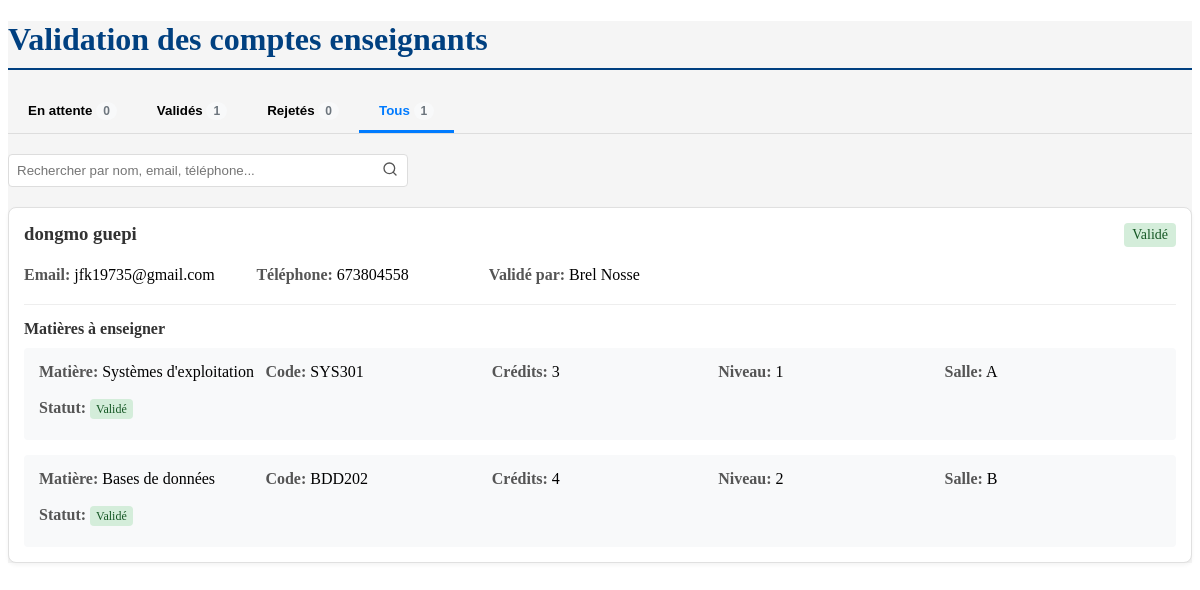
Page /ad/views/teacher_validation.php?status=all (signed in) on the committed database.
### tables this page shows
CREATE TABLE IF NOT EXISTS `teacher_details` (
  `id` int NOT NULL AUTO_INCREMENT,
  `user_id` int NOT NULL,
  `status` enum('pending','approved','rejected') NOT NULL DEFAULT 'pending',
  `rejection_reason` text,
  `validated_by` int DEFAULT NULL,
  `validated_at` datetime DEFAULT NULL,
  `created_at` datetime NOT NULL,
  `updated_at` datetime DEFAULT NULL,
  PRIMARY KEY (`id`),
  KEY `user_id` (`user_id`),
  KEY `fk_teacher_validated_by` (`validated_by`),
  KEY `idx_teacher_status` (`status`),
  CONSTRAINT `fk_teacher_validated_by` FOREIGN KEY (`validated_by`) REFERENCES `users` (`id`) ON DELETE SET NULL,
  CONSTRAINT `teacher_details_ibfk_1` FOREIGN KEY (`user_id`) REFERENCES `users` (`id`) ON DELETE CASCADE
);

CREATE TABLE IF NOT EXISTS `users` (
  `id` int NOT NULL AUTO_INCREMENT,
  `firstname` varchar(100) NOT NULL,
  `lastname` varchar(100) NOT NULL,
  `email` varchar(255) NOT NULL,
  `phone` varchar(20) NOT NULL,
  `password` varchar(255) NOT NULL,
  `user_type` enum('student','teacher','admin') NOT NULL,
  `created_at` datetime NOT NULL,
  `updated_at` datetime DEFAULT NULL,
  `last_login` datetime DEFAULT NULL,
  PRIMARY KEY (`id`),
  UNIQUE KEY `email` (`email`),
  UNIQUE KEY `phone` (`phone`),
  KEY `idx_users_email` (`email`),
  KEY `idx_users_phone` (`phone`),
  KEY `idx_users_user_type` (`user_type`)
);

CREATE TABLE IF NOT EXISTS `matieres_enseignees` (
  `id` int NOT NULL AUTO_INCREMENT,
  `id_enseignant` int NOT NULL COMMENT 'ID de l''enseignant',
  `niveau` varchar(10) NOT NULL COMMENT 'Niveau (1, 2, etc.)',
  `salle` varchar(10) NOT NULL COMMENT 'Salle (A, B, C, D)',
  `notes` text COMMENT 'Notes complémentaires',
  `matiere` varchar(100) NOT NULL COMMENT 'Nom de la matière enseignée',
  `identifiant_bloc` varchar(50) NOT NULL COMMENT 'Identifiant unique du bloc',
  `status` enum('pending','approved','rejected') DEFAULT 'pending',
  `date_creation` datetime NOT NULL DEFAULT CURRENT_TIMESTAMP COMMENT 'Date de création de l''enregistrement',
  `date_modification` datetime DEFAULT NULL ON UPDATE CURRENT_TIMESTAMP COMMENT 'Date de dernière modification',
  PRIMARY KEY (`id`),
  UNIQUE KEY `uk_matiere_enseignee` (`id_enseignant`,`niveau`,`salle`),
  KEY `idx_niveau_salle` (`niveau`,`salle`),
  KEY `idx_enseignant` (`id_enseignant`)
);

CREATE TABLE IF NOT EXISTS `matieres` (
  `id` int NOT NULL AUTO_INCREMENT,
  `libelle` varchar(255) NOT NULL,
  `code` varchar(50) NOT NULL,
  `credit` int NOT NULL,
  `niveau` varchar(255) NOT NULL,
  `created_at` timestamp NULL DEFAULT CURRENT_TIMESTAMP,
  `updated_at` timestamp NULL DEFAULT CURRENT_TIMESTAMP ON UPDATE CURRENT_TIMESTAMP,
  `coefficient` int DEFAULT '1',
  PRIMARY KEY (`id`) USING BTREE,
  UNIQUE KEY `code` (`code`) USING BTREE
);

### ad/controllers/teacher_validation_controller.php (called while the page is built, shortened)
<?php
require_once __DIR__ . '/../../shared/models/user_model.php';
function getTeacherSubjects($teacherId) {
    global $pdo;
    try {
        $sql = "SELECT me.*, m.libelle as matiere_libelle, m.code as matiere_code, m.credit, m.niveau as niveau_matiere
                FROM matieres_enseignees me
                LEFT JOIN matieres m ON me.matiere = m.libelle OR me.matiere = m.code
                WHERE me.id_enseignant = ?";
        $stmt = $pdo->prepare($sql);
        $stmt->execute([$teacherId]);
        return $stmt->fetchAll(PDO::FETCH_ASSOC);
    } catch (PDOException $e) {
        error_log('Erreur lors de la récupération des matières enseignées: ' . $e->getMessage());
        return [];
    }
}
function getFilteredTeachers($department, $adminRole, $status = 'pending', $searchTerm = '') {
    global $pdo;
    try {
        $sql = "SELECT
                    u.id,
                    u.firstname,
                    u.lastname,
                    u.email,
                    u.phone,
                    MAX(me.status) as status,
                    MAX(td.rejection_reason) as rejection_reason,
                    td.id as teacher_detail_id,
                    MAX(CONCAT(a.firstname, ' ', a.lastname)) as validator_name
                FROM users u
                JOIN teacher_details td ON u.id = td.user_id
                JOIN matieres_enseignees me ON u.id = me.id_enseignant
                LEFT JOIN users a ON td.validated_by = a.id
                WHERE 1=1";
        $params = [];
        $sql .= " GROUP BY     u.id, u.firstname, u.lastname, u.email, u.phone, td.id";
        $sql .= " ORDER BY u.created_at DESC";
        $stmt = $pdo->prepare($sql);
        $stmt->execute($params);
        return $stmt->fetchAll(PDO::FETCH_ASSOC);
    } catch (PDOException $e) {
        error_log('Erreur lors de la récupération des enseignants filtrés: ' . $e->getMessage());
        error_log('Requête SQL: ' . $sql);
        return $e->getMessage();
    }
}
function countTeachersByStatus($department, $adminRole, $status = 'pending', $searchTerm = '') {
    global $pdo;
    try {
        $sql = "SELECT COUNT(DISTINCT u.id)
                FROM users u
                JOIN teacher_details td ON u.id = td.user_id
                JOIN matieres_enseignees me ON u.id = me.id_enseignant
                WHERE 1=1";
        $params = [];
        if ($status !== 'all') {
            $sql .= " AND me.status = ?";
            $params[] = $status;
        }
        $stmt = $pdo->prepare($sql);
        $stmt->execute($params);
        return $stmt->fetchColumn();
    } catch (PDOException $e) {
        error_log('Erreur lors du comptage des enseignants: ' . $e->getMessage());
        return 0;
    }
}
?>

### ad/views/teacher_validation.php (the view, shortened to what this page needs)
<?php
require_once __DIR__ . '/../init_ad.php';
require_once __DIR__ . '/../controllers/teacher_validation_controller.php';
$adminRole = $_SESSION['admin_role'] ?? '';
$department = $_SESSION['admin_department'] ?? '';
$statusFilter = $_GET['status'] ?? 'pending';
$searchTerm = $_GET['search'] ?? '';
$teachers = getFilteredTeachers($department, $adminRole, $statusFilter, $searchTerm);
$pageTitle = 'Validation des comptes enseignants';
?>
<!DOCTYPE html>
<html lang="fr">
<head>
    <link rel="stylesheet" href="../assets/css/authentication.css">
</head>
<body>
    <div class="container">
        <h1><?= $pageTitle ?></h1>
        <div class="tab-buttons">
            <button class="tab-button <?= $statusFilter === 'pending' ? 'active' : '' ?>"
                    onclick="window.location.href='?status=pending<?= $searchTerm ? '&search='.$searchTerm : '' ?>'">
                En attente <span class="badge"><?= countTeachersByStatus($department, $adminRole, 'pending', $searchTerm) ?></span>
            </button>
            <button class="tab-button <?= $statusFilter === 'approved' ? 'active' : '' ?>"
                    onclick="window.location.href='?status=approved<?= $searchTerm ? '&search='.$searchTerm : '' ?>'">
                Validés <span class="badge"><?= countTeachersByStatus($department, $adminRole, 'approved', $searchTerm) ?></span>
            </button>
            <button class="tab-button <?= $statusFilter === 'rejected' ? 'active' : '' ?>"
                    onclick="window.location.href='?status=rejected<?= $searchTerm ? '&search='.$searchTerm : '' ?>'">
                Rejetés <span class="badge"><?= countTeachersByStatus($department, $adminRole, 'rejected', $searchTerm) ?></span>
            </button>
            <button class="tab-button <?= $statusFilter === 'all' ? 'active' : '' ?>"
                    onclick="window.location.href='?status=all<?= $searchTerm ? '&search='.$searchTerm : '' ?>'">
                Tous <span class="badge"><?= countTeachersByStatus($department, $adminRole, 'all', $searchTerm) ?></span>
            </button>
        </div>
        <div class="filters">
            <form id="search-form" action="" method="get" class="search-box">
                <input type="text" name="search" id="search-input" placeholder="Rechercher par nom, email, téléphone..." value="<?= htmlspecialchars($searchTerm) ?>" autocomplete="off">
                <button type="submit">
                    <svg class="search-icon" xmlns="http://www.w3.org/2000/svg" viewBox="0 0 24 24" fill="none" stroke="currentColor" stroke-width="2" stroke-linecap="round" stroke-linejoin="round">
                        <circle cx="11" cy="11" r="8"></circle>
                        <line x1="21" y1="21" x2="16.65" y2="16.65"></line>
                    </svg>
                </button>
            </form>
        </div>
        <?php if (empty($teachers)): ?>
            <div class="no-teachers">
                <p>Aucun enseignant trouvé avec les critères sélectionnés.</p>
            </div>
        <?php else: ?>
            <?php foreach ($teachers as $teacher): ?>
                <div class="teacher-card">
                    <h3>
                        <?= highlightSearchTerm($teacher['firstname'] . ' ' . $teacher['lastname'], $searchTerm) ?>
                        <span class="status status-<?= $teacher['status'] ?>">
                            <?= $teacher['status'] === 'pending' ? 'En attente' : ($teacher['status'] === 'approved' ? 'Validé' : 'Rejeté') ?>
                        </span>
                    </h3>
                    <div class="teacher-details">
                        <div class="teacher-detail">
                            <strong>Email:</strong> <?= highlightSearchTerm($teacher['email'], $searchTerm) ?>
                        </div>
                        <div class="teacher-detail">
                            <strong>Téléphone:</strong> <?= highlightSearchTerm($teacher['phone'], $searchTerm) ?>
                        </div>
                        <?php if ($teacher['status'] !== 'pending'): ?>
                            <div class="teacher-detail">
                                <strong>Validé par:</strong> <?= htmlspecialchars($teacher['validator_name'] ?? 'N/A') ?>
                            </div>
                        <?php endif; ?>
                    </div>
                    <div class="subjects-list">
                        <h4>Matières à enseigner</h4>
                        <?php
                        $subjects = getTeacherSubjects($teacher['id']);
                        if (empty($subjects)):
                        ?>
                            <p class="no-subjects">Aucune matière enregistrée</p>
                        <?php else: ?>
                            <?php foreach ($subjects as $subject): ?>
                                <div class="subject-item">
                                    <div class="subject-detail">
                                        <strong>Matière:</strong> <?= htmlspecialchars($subject['matiere']) ?>
                                    </div>
                                    <div class="subject-detail">
                                        <strong>Code:</strong> <?= htmlspecialchars($subject['matiere_code'] ?? 'N/A') ?>
                                    </div>
                                    <div class="subject-detail">
                                        <strong>Crédits:</strong> <?= htmlspecialchars($subject['credit'] ?? 'N/A') ?>
                                    </div>
                                    <div class="subject-detail">
                                        <strong>Niveau:</strong> <?= htmlspecialchars($subject['niveau_matiere'] ?? $subject['niveau']) ?>
                                    </div>
                                    <div class="subject-detail">
                                        <strong>Salle:</strong> <?= htmlspecialchars($subject['salle']) ?>
                                    </div>
                                    <div class="subject-detail">
                                        <strong>Statut:</strong>
                                        <span class="status status-<?= $subject['status'] ?? 'pending' ?>">
                                            <?= ($subject['status'] ?? 'pending') === 'pending' ? 'En attente' :
                                                (($subject['status'] ?? 'pending') === 'approved' ? 'Validé' : 'Rejeté') ?>
                                        </span>
                                    </div>
                                </div>
                            <?php endforeach; ?>
                        <?php endif; ?>
                    </div>
                </div>
            <?php endforeach; ?>
        <?php endif; ?>
    </div>
</body>
</html>
<?php
function highlightSearchTerm($text, $term) {
    if (empty($term)) {
        return htmlspecialchars($text);
    }
    $text = htmlspecialchars($text);
    $term = htmlspecialchars($term);
    $escapedTerm = preg_quote($term, '/');
    return preg_replace('/(' . $escapedTerm . ')/i', '<span class="highlight">$1</span>', $text);
}
?>

### ad/assets/css/authentication.css (style rules this page uses)
.container { background-color: #f5f5f5; }
h1 { color: #004080; border-bottom: 2px solid #004080; padding-bottom: 10px; }

### ad/views/teacher_validation.php (style rules this page uses)
.filters { display: flex; gap: 15px; margin-bottom: 20px; flex-wrap: wrap; align-items: center; }
.filters select, .search-box input { padding: 8px; border-radius: 4px; border: 1px solid #ddd; }
.search-box { display: flex; flex-grow: 1; max-width: 400px; position: relative; }
.search-box input { width: 100%; padding-right: 40px; }
.search-box button { position: absolute; right: 0; top: 0; bottom: 0; background: none; border: none; padding: 0 10px; cursor: pointer; color: #555; }
.search-icon { width: 16px; height: 16px; }
.teacher-card { border: 1px solid #e0e0e0; border-radius: 8px; padding: 15px; margin-bottom: 15px; background-color: #fff; box-shadow: 0 2px 4px rgba(0,0,0,0.05); }
.teacher-card h3 { margin-top: 0; color: #333; display: flex; justify-content: space-between; }
.teacher-card .status { font-size: 14px; padding: 4px 8px; border-radius: 4px; font-weight: normal; }
.status-approved { background-color: #d4edda; color: #155724; }
.teacher-details { display: grid; grid-template-columns: repeat(auto-fill, minmax(200px, 1fr)); gap: 10px; margin-bottom: 15px; }
.teacher-detail { margin-bottom: 5px; }
.teacher-detail strong { font-weight: bold; color: #555; }
.tab-buttons { display: flex; margin-bottom: 20px; border-bottom: 1px solid #ddd; }
.tab-button { padding: 10px 20px; cursor: pointer; background: none; border: none; border-bottom: 3px solid transparent; font-weight: bold; }
.tab-button.active { border-bottom-color: #007bff; color: #007bff; }
.badge { display: inline-block; padding: 3px 7px; font-size: 12px; font-weight: bold; line-height: 1; text-align: center; white-space: nowrap; vertical-align: baseline; border-radius: 10px; background-color: #f8f9fa; color: #6c757d; }
.subjects-list { margin-top: 15px; border-top: 1px solid #eee; padding-top: 15px; }
.subjects-list h4 { margin-top: 0; margin-bottom: 10px; color: #333; }
.subject-item { background-color: #f8f9fa; border-radius: 4px; padding: 10px; margin-bottom: 10px; display: grid; grid-template-columns: repeat(auto-fill, minmax(200px, 1fr)); gap: 10px; }
.subject-item:last-child { margin-bottom: 0; }
.subject-detail { margin-bottom: 5px; }
.subject-detail strong { font-weight: bold; color: #555; }
.subject-item { background-color: #f8f9fa; border-radius: 4px; padding: 15px; margin-bottom: 15px; display: grid; grid-template-columns: repeat(auto-fill, minmax(200px, 1fr)); gap: 10px; position: relative; }
.subject-item .status { font-size: 12px; padding: 3px 6px; }
.subject-detail { margin-bottom: 8px; }

### rows in the picture
teacher_details: user.lastname "dongmo guepi", user.email "jfk19735@gmail.com", user.phone "673804558", validator_name "Brel Nosse"
matieres_enseignees: matiere "Systèmes d'exploitation", matieres.code "SYS301", matieres.credit "3", matieres.niveau "1", salle "A", status "Validé"
matieres_enseignees: matiere "Bases de données", matieres.code "BDD202", matieres.credit "4", matieres.niveau "2", salle "B", status "Validé"

### other values in the picture
$pageTitle "Validation des comptes enseignants"
countTeachersByStatus($department, $adminRole, 'pending', $searchTerm) "0"
countTeachersByStatus($department, $adminRole, 'all', $searchTerm) "1"
